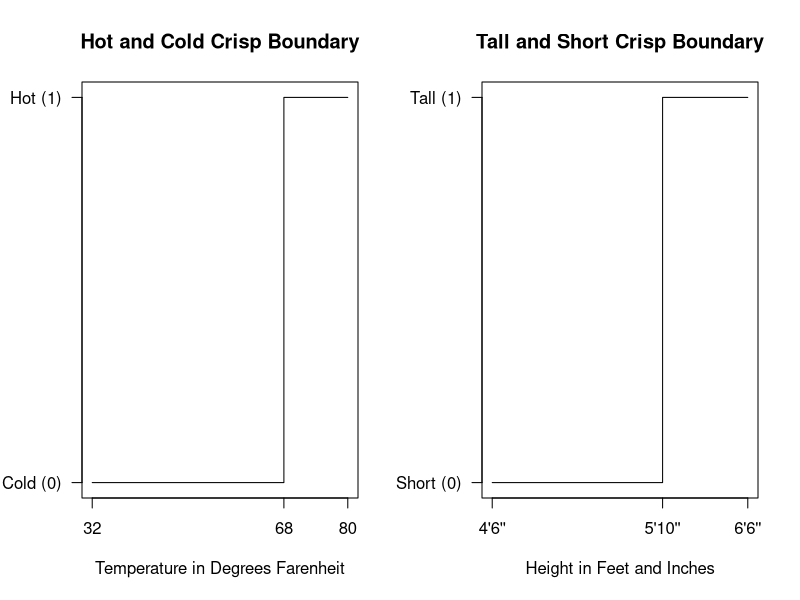
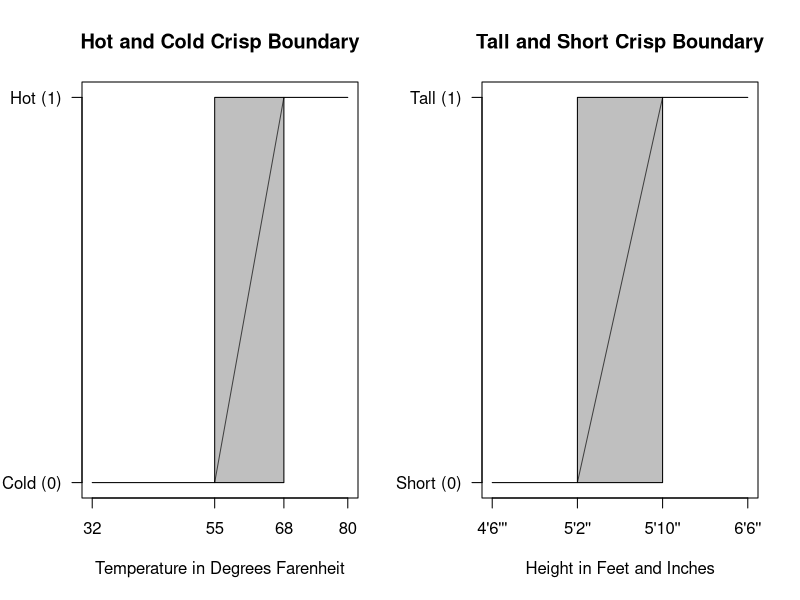

R code for these plots, in order:
## ---- chunk 1
par(mfrow=c(1,2))
x <- c(32,68,80)
y <- c(0,1,1)
plot(x,y, type="s", main = "Hot and Cold Crisp Boundary", xlab = "Temperature in Degrees Farenheit", ylab="", xaxt="n", yaxt="n")
axis(1, at=c(32,68,80), labels=c(32,68,80))
axis(2, at=c(0,1), labels=c("Cold (0)", "Hot (1)"), las=1)
x <- c(137.16,177.8,198.12)
y <- c(0,1,1)
plot(x,y, type="s", main = "Tall and Short Crisp Boundary", xlab = "Height in Feet and Inches", ylab="", xaxt="n", yaxt="n")
axis(1, at=c(137.16,177.8,198.12), labels=c("4'6''","5'10''", "6'6''"))
axis(2, at=c(0,1), labels=c("Short (0)", "Tall (1)"), las=1)
## ---- chunk 2
par(mfrow=c(1,2))
x <- c(32,55,68,80)
y <- c(0,0,1,1)
plot(x,y, type="l", main = "Hot and Cold Crisp Boundary", xlab = "Temperature in Degrees Farenheit", ylab="", xaxt="n", yaxt="n")
axis(1, at=c(32,55,68,80), labels=c(32,55,68,80))
axis(2, at=c(0,1), labels=c("Cold (0)", "Hot (1)"), las=1)
rect(55,0,68,1, col=rgb(0.5,0.5,0.5,alpha=0.5))
x <- c(137.16,157.48,177.8,198.12)
y <- c(0,0,1,1)
plot(x,y, type="l", main = "Tall and Short Crisp Boundary", xlab = "Height in Feet and Inches", ylab="", xaxt="n", yaxt="n")
axis(1, at=c(137.16,157.48,177.8,198.12), labels=c("4'6'''","5'2''","5'10''", "6'6''"))
axis(2, at=c(0,1), labels=c("Short (0)", "Tall (1)"), las=1)
rect(157.48,0,177.8,1, col=rgb(0.5,0.5,0.5,alpha=0.5))
